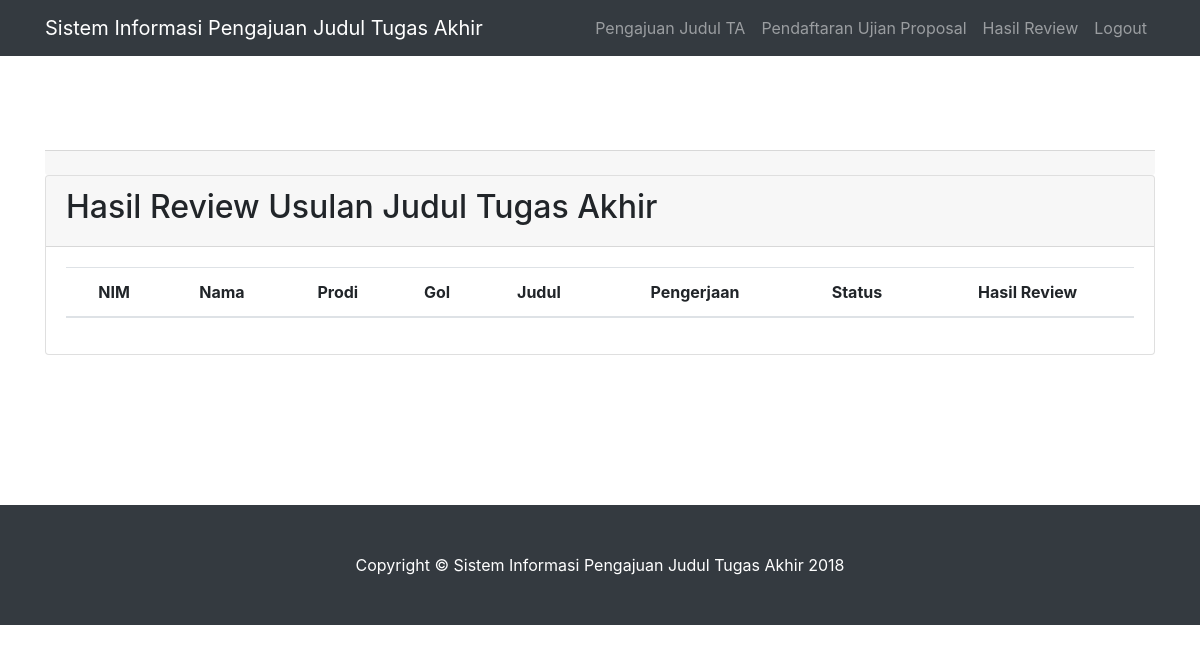
/index.php/loginmhs/hasilreview, run on an earlier commit of the app's database.
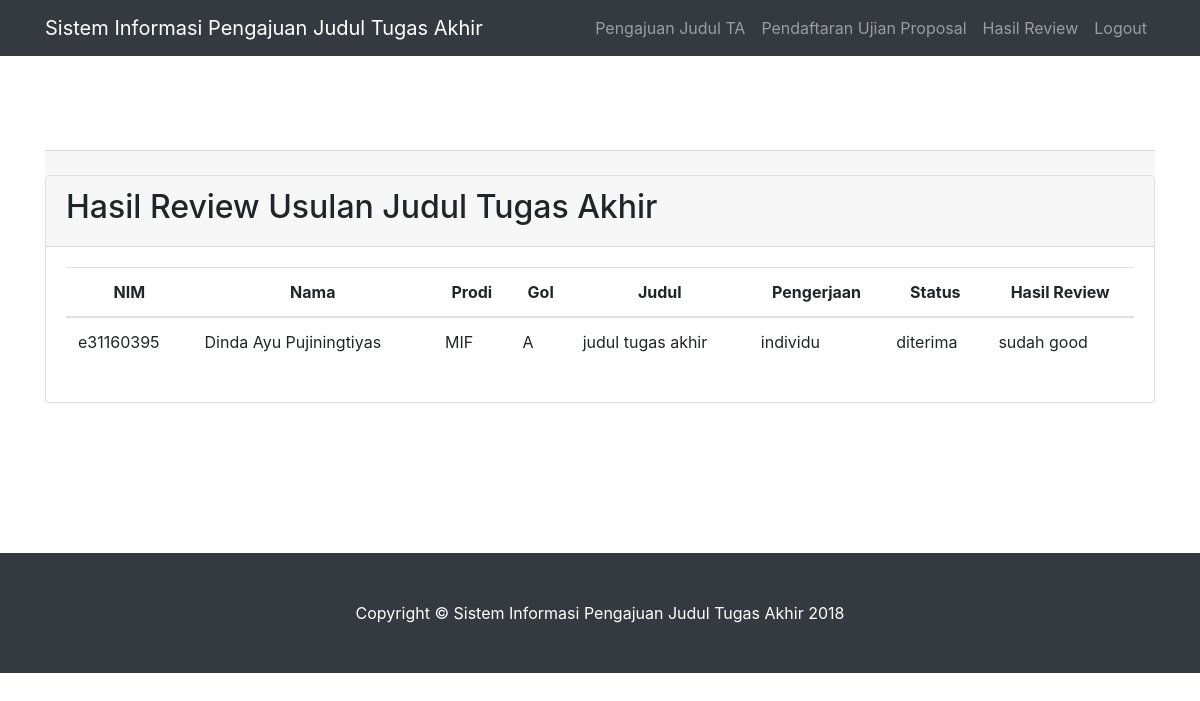
And on a later commit of the database.
### tables this page shows
CREATE TABLE `usulan_ta_mhs` (
  `id_usulan` int(11) NOT NULL,
  `nim` varchar(9) NOT NULL,
  `prodi` char(3) NOT NULL,
  `golongan` varchar(1) NOT NULL,
  `judul` varchar(100) NOT NULL,
  `pengerjaan` varchar(10) NOT NULL,
  `deskripsi` text NOT NULL,
  `dosen_pembimbing` varchar(30) NOT NULL,
  `tgl_input` date NOT NULL,
  `judul_dosen` varchar(30) NOT NULL
);

CREATE TABLE `data_mahasiswa` (
  `nim` varchar(9) NOT NULL,
  `nama` varchar(100) NOT NULL,
  `prodi` char(3) NOT NULL,
  `golongan` varchar(2) NOT NULL,
  `password` varchar(100) NOT NULL
);

CREATE TABLE `review_ta` (
  `id_review_mhs` int(11) NOT NULL,
  `id_usulan` int(11) NOT NULL,
  `nip` varchar(30) NOT NULL,
  `status` char(50) NOT NULL,
  `deskripsi_review` char(50) NOT NULL
);

### application/controllers/Loginmhs.php (called while the page is built, shortened)
<?php
class Loginmhs extends CI_Controller {
	function __construct(){
		$this->load->model('loginmhs_model');
	}
	function hasilreview(){
		$cek=$this->loginmhs_model->hasilreview();
		$data = array(
			'success' => $this->session->flashdata('success'),
			'error' => $this->session->flashdata('error'),
			'cek' => $cek
		);
		$this->load->view('headermhs');
		$this->load->view('hasilreview',$data);
		$this->load->view('footer');
	}
}

### index.php (called while the page is built, shortened)
<?php
require_once BASEPATH.'core/CodeIgniter.php';

### application/models/Loginmhs_model.php (called while the page is built, shortened)
<?php
class Loginmhs_model extends CI_Model {
	function hasilreview(){
		$this->db->select('usulan_ta_mhs.nim, data_mahasiswa.nama, data_mahasiswa.prodi, data_mahasiswa.golongan, usulan_ta_mhs.judul, usulan_ta_mhs.pengerjaan, review_ta.status, review_ta.deskripsi_review');
		$this->db->from('usulan_ta_mhs');
		$this->db->join('data_mahasiswa', 'data_mahasiswa.nim=usulan_ta_mhs.nim');
		$this->db->join('review_ta', 'review_ta.id_usulan=usulan_ta_mhs.id_usulan');
		$data = $this->db->get();
    	return $data->result();
	}
		 }

### application/views/hasilreview.php (the view, shortened to what this page needs)
<section id="about">
<div class="container">
        <div class="row">
          <div class="col-lg-12 mx-auto">
           <div class="card-footer text-right">
              </div>
              </div>
        </div>
      </div>
 <div class="container">
        <div class="row">
          <div class="col-lg-12 mx-auto">
            <form action="" method="post">
              <div class="card">
              <div class="card-header">
                <h2>Hasil Review Usulan Judul Tugas Akhir</h2>
              </div>
              <div class="card-body p-6">
                <table class="table">
              <thead align="center">
              <tr>
                <th scope="col">NIM</th>
                <th scope="col">Nama</th>
                <th scope="col">Prodi</th>
                <th scope="col">Gol</th>
                <th scope="col">Judul</th>
                <th scope="col">Pengerjaan</th>
                <th scope="col">Status</th>
                <th scope="col">Hasil Review</th>
              </tr>
            </thead>
            <tbody>
              <?php
              foreach ($cek as $data) { ?>
<tr>
  <td><?php echo $data->nim; ?></td>
  <td><?php echo $data->nama; ?></td>
  <td><?php echo $data->prodi; ?></td>
  <td><?php echo $data->golongan; ?></td>
  <td><?php echo $data->judul; ?></td>
  <td><?php echo $data->pengerjaan; ?></td>
  <td><?php echo $data->status; ?></td>
  <td><?php echo $data->deskripsi_review; ?></td>
</tr>
              <?php }
              ?>
            </tbody>
          </table>
            </div>
          </form>
          </div>
        </div>
      </div>
    </section>

What changed in the data, as far as the page shows it:
added usulan_ta_mhs: nim "e31160395", nim.nama "Dinda Ayu Pujiningtiyas", nim.prodi "MIF", nim.golongan "A", judul "judul tugas akhir", pengerjaan "individu", review_ta.status "diterima", review_ta.deskripsi_review "sudah good"
